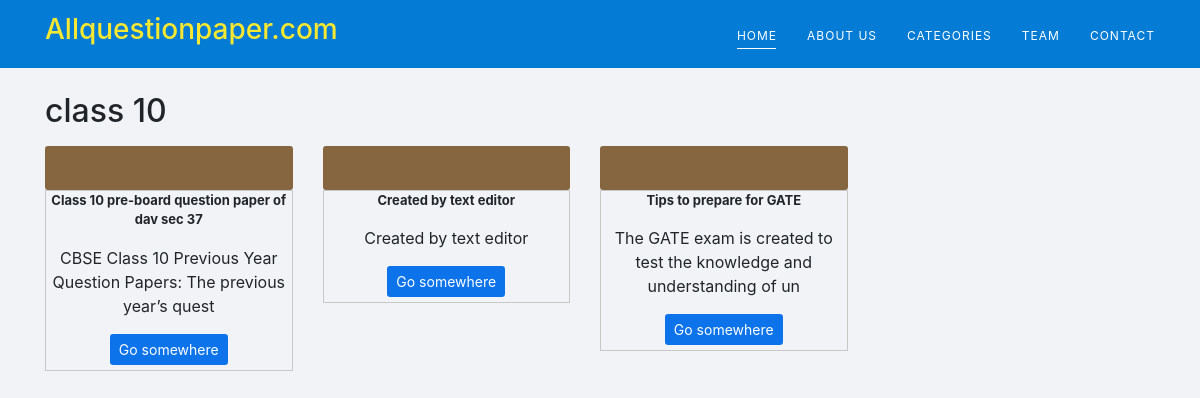
Screenshot of /postlist/pre-board-dav2022/ with the database file from the repository.
### posts/models.py (models this page shows, shortened)
class Category(models.Model):
    title = models.CharField(max_length=20)
    subtitle = models.CharField(max_length=20)
    slug = models.SlugField(max_length = 100, unique=True)
    thumbnail = models.ImageField(upload_to='categories_images/')

class Post(models.Model):
    title = models.CharField(max_length=100)
    slug = models.SlugField(max_length = 100, unique=True)
    overview = models.TextField()
    timestamp = models.DateTimeField(auto_now_add=True)
    content = HTMLField()
    author = models.ForeignKey(Author, on_delete=models.CASCADE)
    categories = models.ManyToManyField(Category)
    featured = models.BooleanField()

### posts/views.py (the view)
# urls.py: path('postlist/<slug>/', postlist, name = 'postlist'),
def postlist (request,slug):
    category = Category.objects.get(slug = slug)
    posts = Post.objects.filter(categories__in=[category])
    context = {
        'posts': posts,
        'category': category,
    }
    return render(request, 'post_list.html', context)

### posts/templatetags/markdown_extras.py (called while the page is built)
@register.simple_tag
def get_categories():
    return Category.objects.all()[0:4]

### templates/post_list.html (shortened to what this page needs)
{% load markdown_extras %}
<!doctype html>
<html lang="en">
  <head>
    <link rel="stylesheet" href="https://cdn.jsdelivr.net/npm/bootstrap@4.3.1/dist/css/bootstrap.min.css">
  </head>
  <body>
<div class="containermain">
<header class="main-header">
        <div class="container">
        <nav class="navbar navbar-expand-lg main-nav px-0">
            <a class="navbar-brand" href="/">
              <h3 class="brand-heading">Allquestionpaper.com</h3>
                            </a>
            <div class="collapse navbar-collapse" id="mainMenu">
            <ul class="navbar-nav ml-auto text-uppercase f1">
                <li>
                    <a href="#home" class="active active-first">home</a>
                    </li>
                    <li>
                    <a href="#about">about us</a>
                    </li>
                    <li>
                    <a href="#service">Categories</a>
                    </li>
                    <li>
                    <a href="#team">team</a>
                    </li>
                    <li>
                    <a href="#contact">contact</a>
                    </li>
            </ul>
            </div>
        </nav>
        </div>
</header>
    <div class="container my-4">
        <h2> {{ category.title }} </h2>
        <div class="row">
          {% for post in posts %}
            <div class="col-lg-3 col-md-6 col-6 col-sm-6 my-2" >
                <div class="card-img" style="text-align: center; background-color: #856640; padding: 10px;">
                </div>
                <div class="card-content text-center" style="border-width:0.01em; border-style:solid; border-color: #C8C8C8;" >
                    <strong><p style="font-size:13px; ">{{ post.title }}</p></strong>
                    <p>{{ post.overview|slice:":70" }}</p>
                    <a href="{% url 'post' post.slug %}" class="btn btn-sm" style="margin-bottom:2%; color:#fff; background-color :#0C73EB;">Go somewhere</a>
                </div>
            </div>
            {% endfor %}
        </div>
    </div>
</div>
  </body>
</html>

### templates/post_list.html (style rules this page uses)
body { background: #F1F3F6 !important; }
#mainMenu li > a { font-size: 12px; letter-spacing: 1px; color: #fff; font-weight: 400; position: relative; z-index: 1; text-decoration: none; }
#mainMenu li:not(:last-of-type) { margin-right: 30px; }
#mainMenu li > a::before { position: absolute; content: ""; width: calc(100% - 1px); height: 1px; background: #fff; bottom: -6px; left: 0; -webkit-transform: scale(0, 1); -ms-transform: scale(0, 1); transform: scale(0, 1); -webkit-transform-origin: right center; -ms-transform-origin: right center; transform-origin: right center; z-index: -1; -webkit-transition: transform 0.5s ease; transition: transform 0.5s ease; }
#mainMenu li > a:hover::before, #mainMenu li > a.active::before { -webkit-transform: scale(1, 1); -ms-transform: scale(1, 1); transform: scale(1, 1); -webkit-transform-origin: left center; -ms-transform-origin: left center; transform-origin: left center; }
.main-header { top: 25px; left: 0; background: #047BD5; z-index: 99; width: 100%; -webkit-transition: all 0.4s ease; transition: all 0.4s ease; }
.navbar-brand { color: #fff; }
.container { wid }
.row { width:100%; }
.brand-heading { color: #F8E831; font-style: Bold; }

### rows the page displays
Category: title "class 10"
Post: title "Class 10 pre-board question paper of dav sec 37", overview "CBSE Class 10 Previous Year Question Papers: The previous year’s quest"
Post: title "Created by text editor", overview "Created by text editor"
Post: title "Tips to prepare for GATE", overview "The GATE exam is created to test the knowledge and understanding of un"
